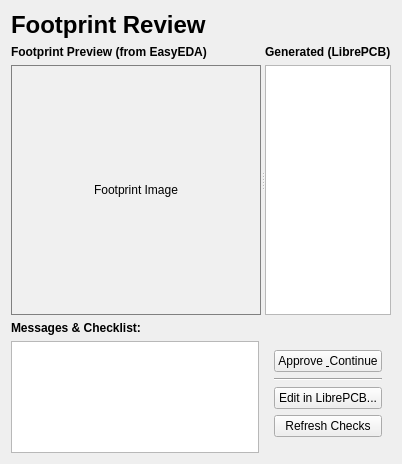
<?xml version="1.0" encoding="UTF-8"?>
<ui version="4.0">
 <class>FootprintReviewPage</class>
 <widget class="QWidget" name="FootprintReviewPage">
  <property name="geometry">
   <rect>
    <x>0</x>
    <y>0</y>
    <width>400</width>
    <height>300</height>
   </rect>
  </property>
  <property name="windowTitle">
   <string>Form</string>
  </property>
  <layout class="QVBoxLayout" name="verticalLayout_Footprint" stretch="0,1,0,1">
   <item>
    <widget class="QLabel" name="label_FootprintHeader">
     <property name="text">
      <string>&lt;h1&gt;Footprint Review&lt;/h1&gt;</string>
     </property>
    </widget>
   </item>
   <item>
    <widget class="QSplitter" name="footprint_splitter">
     <property name="orientation">
      <enum>Qt::Horizontal</enum>
     </property>
     <widget class="QWidget" name="footprint_left_pane" native="true">
      <layout class="QVBoxLayout" name="verticalLayout_3">
       <item>
        <widget class="QLabel" name="label">
         <property name="font">
          <font>
           <weight>75</weight>
           <bold>true</bold>
          </font>
         </property>
         <property name="text">
          <string>Footprint Preview (from EasyEDA)</string>
         </property>
        </widget>
       </item>
       <item>
        <widget class="QLabel" name="footprint_image_container">
         <property name="sizePolicy">
          <sizepolicy hsizetype="Expanding" vsizetype="Expanding">
           <horstretch>0</horstretch>
           <verstretch>0</verstretch>
          </sizepolicy>
         </property>
         <property name="minimumSize">
          <size>
           <width>250</width>
           <height>250</height>
          </size>
         </property>
         <property name="styleSheet">
          <string>QLabel { border: 1px solid gray; background-color: #f0f0f0; }</string>
         </property>
         <property name="text">
          <string>Footprint Image</string>
         </property>
         <property name="alignment">
          <set>Qt::AlignCenter</set>
         </property>
        </widget>
       </item>
      </layout>
     </widget>
     <widget class="QWidget" name="footprint_right_pane" native="true">
      <layout class="QVBoxLayout" name="verticalLayout_4">
       <item>
        <widget class="QLabel" name="label_2">
         <property name="font">
          <font>
           <weight>75</weight>
           <bold>true</bold>
          </font>
         </property>
         <property name="text">
          <string>Generated (LibrePCB)</string>
         </property>
        </widget>
       </item>
       <item>
        <widget class="QGraphicsView" name="librepcbFootprintView"/>
       </item>
      </layout>
     </widget>
    </widget>
   </item>
   <item>
    <widget class="QLabel" name="label_FootprintMessages">
     <property name="font">
      <font>
       <weight>75</weight>
       <bold>true</bold>
      </font>
     </property>
     <property name="text">
      <string>Messages &amp; Checklist:</string>
     </property>
    </widget>
   </item>
   <item>
    <layout class="QHBoxLayout" name="horizontalLayout_FootprintDetails" stretch="3,1">
     <item>
      <widget class="QTreeWidget" name="footprintMessageList">
       <property name="rootIsDecorated">
        <bool>false</bool>
       </property>
       <property name="headerHidden">
        <bool>true</bool>
       </property>
       <column>
        <property name="text">
         <string>Message</string>
        </property>
       </column>
      </widget>
     </item>
     <item>
      <widget class="QFrame" name="footprintActionFrame">
       <layout class="QVBoxLayout" name="verticalLayout_FootprintActions">
        <item>
         <widget class="QPushButton" name="button_ApproveFootprint">
          <property name="text">
           <string>Approve &amp; Continue</string>
          </property>
         </widget>
        </item>
        <item>
         <widget class="Line" name="line_3">
          <property name="orientation">
           <enum>Qt::Horizontal</enum>
          </property>
         </widget>
        </item>
        <item>
         <widget class="QPushButton" name="button_EditFootprint">
          <property name="text">
           <string>Edit in LibrePCB...</string>
          </property>
         </widget>
        </item>
        <item>
         <widget class="QPushButton" name="button_RefreshFootprint">
          <property name="text">
           <string>Refresh Checks</string>
          </property>
         </widget>
        </item>
        <item>
         <spacer name="verticalSpacer_3">
          <property name="orientation">
           <enum>Qt::Vertical</enum>
          </property>
         </spacer>
        </item>
       </layout>
      </widget>
     </item>
    </layout>
   </item>
  </layout>
 </widget>
 <resources/>
 <connections/>
</ui>
